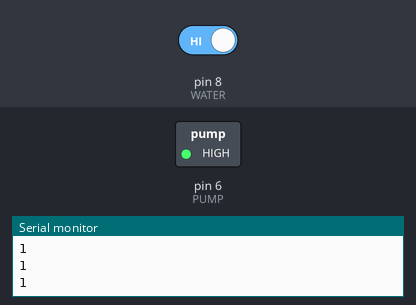
Simulated run of this sketch. Board: Arduino Uno, built with avr-gcc and run on an emulated ATmega328P. Shown: switched loads named in the sketch (green lamp = pin HIGH), the last lines printed to the serial monitor. The test bench sets the inputs (shaded band); at power-on: pin 8 (WATER) HIGH.

Above: at 1.2 s.
1.3 s: pin 8 (WATER) driven LOW
At 2.3 s:
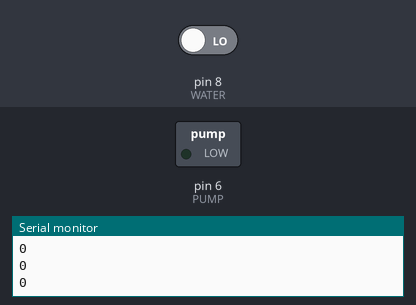
2.8 s: pin 8 (WATER) driven HIGH
At 3.7 s:
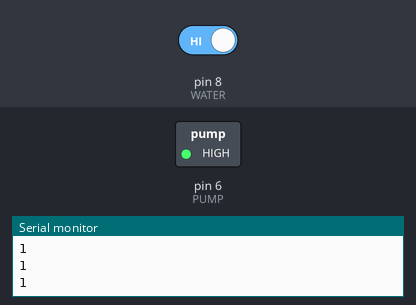
Timing chart, 0 to 5.8 s (numbered marks = the images above; inputs shaded):
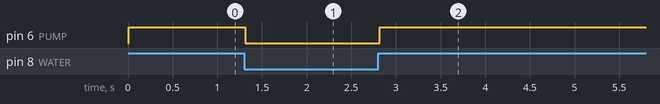

The sketch:

CIPET.ino
```cpp
int WATER = 8;
int PUMP = 6;
void setup() {
  pinMode(PUMP,OUTPUT);
  pinMode(WATER,INPUT);
  Serial.begin(9600);
}

void loop() {
  int waterlevel = digitalRead(WATER);
  Serial.println(waterlevel);
  delay(10);
  if(waterlevel==0){
    digitalWrite(PUMP,LOW);
    }
    else if(waterlevel==1){
      digitalWrite(PUMP,HIGH);
      }
      else{
        digitalWrite(PUMP,LOW);
        }
}
```

Measured:
- after the input at 1.3 s, pin 6 (PUMP): HIGH → LOW at once
- after the input at 2.8 s, pin 6 (PUMP): LOW → HIGH at once
